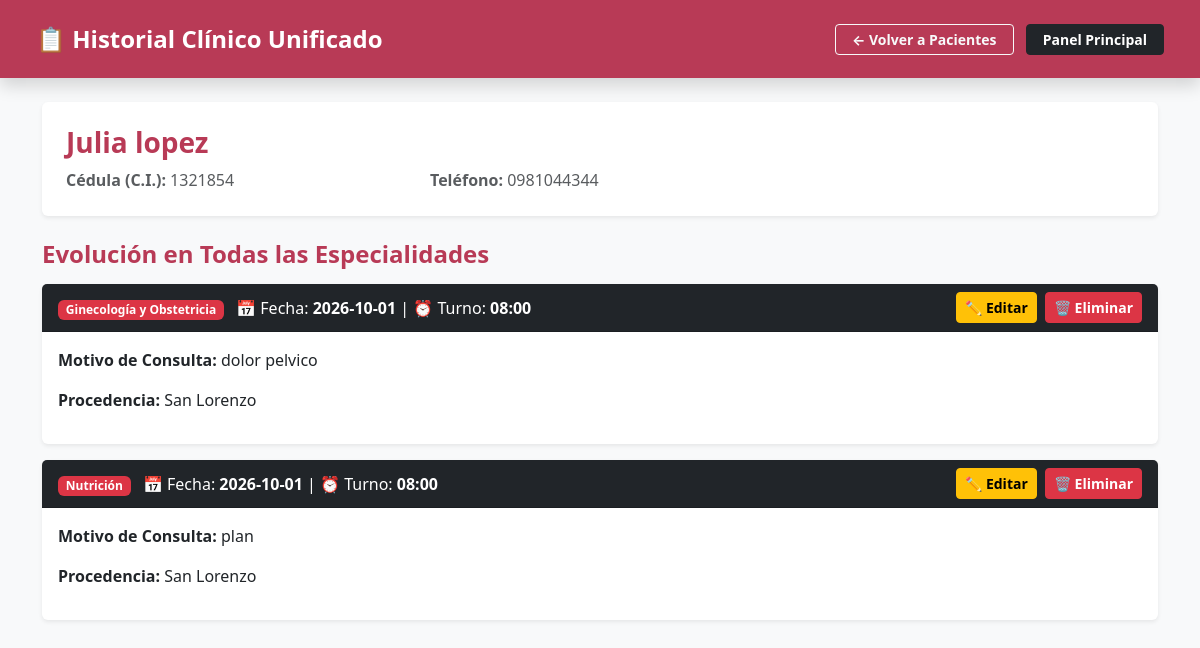
Page /historial_paciente/1 (signed in) on the committed database.
### tables this page shows
CREATE TABLE pacientes (
                id INTEGER PRIMARY KEY AUTOINCREMENT,
                nombre TEXT,
                cedula TEXT,
                telefono TEXT,
                fecha_nacimiento TEXT
            );

CREATE TABLE f_ginecologia (
                id INTEGER PRIMARY KEY AUTOINCREMENT, paciente_id INTEGER, fecha_consulta TEXT, hora_turno TEXT, estado TEXT DEFAULT 'Agendado', motivo TEXT, procedencia TEXT, medio_llegada TEXT,
                fum TEXT, fpp TEXT, edad_gestacional TEXT, gestas INTEGER, partos INTEGER, cesareas INTEGER, abortos INTEGER, mac TEXT, 
                menarca TEXT, antecedentes_quirurgicos TEXT,
                presion_arterial TEXT, altura_uterina TEXT, fcf TEXT, peso TEXT, citologia TEXT, colposcopia TEXT, mamografia TEXT, 
                informe_ecografia TEXT, vacunas TEXT, examen_fisico TEXT, antecedentes_personales TEXT, antecedentes_familiares TEXT, 
                diagnostico TEXT, receta TEXT, indicaciones TEXT, laboratorio TEXT, estudios TEXT, fecha_registro TEXT
            );

CREATE TABLE f_nutricion (
                id INTEGER PRIMARY KEY AUTOINCREMENT, paciente_id INTEGER, fecha_consulta TEXT, hora_turno TEXT, estado TEXT DEFAULT 'Agendado', motivo TEXT, procedencia TEXT, medio_llegada TEXT,
                peso REAL, talla REAL, imc REAL, circunferencia_abdominal TEXT, 
                puntuacion_corporal TEXT, distancia_objetivo TEXT, tipo_cuerpo TEXT, estado_nutricion TEXT,
                porcentaje_grasa TEXT, masa_muscular TEXT, grasa_visceral TEXT, agua_corporal TEXT, 
                masa_osea TEXT, bmr TEXT, masa_grasa TEXT, musculo_esqueletico TEXT, 
                masa_agua TEXT, peso_ideal TEXT, masa_magra TEXT, edad_corporal TEXT, 
                control_peso TEXT, control_grasas TEXT, control_muscular TEXT, 
                porcentaje_proteinas TEXT, grasa_subcutanea TEXT, frecuencia_cardiaca TEXT,
                plan_nutricional TEXT, antecedentes_personales TEXT, antecedentes_familiares TEXT, 
                receta TEXT, indicaciones TEXT, laboratorio TEXT, estudios TEXT, fecha_registro TEXT
            );

### app.py (the view)
@app.route('/historial_paciente/<int:paciente_id>')
def historial_paciente(paciente_id):
  if 'user_id' not in session:
    return redirect(url_for('login'))
  if session.get('rol') == 'secretaria':
    return redirect(url_for('index'))
  with get_db_connection() as conn:
    paciente = conn.execute(
        'SELECT * FROM pacientes WHERE id = ?', (paciente_id,)
    ).fetchone()
    if not paciente:
      return redirect(url_for('pacientes'))
    cedula = paciente['cedula']
    if cedula:
      mismos_pacientes = conn.execute(
          'SELECT id FROM pacientes WHERE cedula = ?', (cedula,)
      ).fetchall()
      paciente_ids = [row['id'] for row in mismos_pacientes]
    else:
      paciente_ids = [paciente_id]
    placeholders = ','.join(['?'] * len(paciente_ids))
    historial = []
    tablas = [
        ('Ginecología y Obstetricia', 'f_ginecologia'),
        ('Clínica Médica', 'f_clinica'),
        ('Pediatría', 'f_pediatria'),
        ('Cardiología', 'f_cardiologia'),
        ('Psicología Clínica', 'f_psicologia'),
        ('Traumatología', 'f_traumatologia'),
        ('Nutrición', 'f_nutricion'),
        ('Otros Servicios', 'f_otros'),
    ]
    for nombre_esp, tabla in tablas:
      query = f'SELECT *, ? as especialidad, ? as nombre_tabla FROM {tabla} WHERE paciente_id IN ({placeholders})'
      params = [nombre_esp, tabla] + paciente_ids
      registros = conn.execute(query, params).fetchall()
      historial.extend(registros)
    historial = sorted(
        historial,
        key=lambda x: x['fecha_consulta'] if x['fecha_consulta'] else '',
        reverse=True,
    )
  return render_template(
      'historial_compartido.html',
      paciente=paciente,
      historial=historial,
      rol=session.get('rol'),
      username=session.get('username'),
  )

### app.py (called while the page is built)
def get_db_connection():
  conn = sqlite3.connect(DB_PATH)
  conn.row_factory = sqlite3.Row
  try:
    conn.execute('PRAGMA journal_mode=WAL;')
  except Exception:
    pass
  return conn

### templates/historial_compartido.html (shortened to what this page needs)
<!DOCTYPE html>
<html lang="es">
<head>
    <link href="https://cdn.jsdelivr.net/npm/bootstrap@5.3.0/dist/css/bootstrap.min.css" rel="stylesheet">
</head>
<body class="bg-light">
    <nav class="navbar navbar-dark bg-sanitas shadow px-4 py-3">
        <div class="container-fluid d-flex justify-content-between align-items-center">
            <span class="navbar-brand text-white fw-bold fs-4">📋 Historial Clínico Unificado</span>
            <div>
                <a href="/pacientes" class="btn btn-outline-light btn-sm fw-bold px-3 me-2">← Volver a Pacientes</a>
                <a href="/" class="btn btn-dark btn-sm fw-bold px-3">Panel Principal</a>
            </div>
        </div>
    </nav>
    <div class="container mt-4 mb-5">
        <div class="card shadow-sm border-0 mb-4 bg-white">
            <div class="card-body p-4">
                <h3 class="text-sanitas fw-bold">{{ paciente.nombre }}</h3>
                <div class="row text-muted mt-2">
                    <div class="col-md-4"><strong>Cédula (C.I.):</strong> {{ paciente.cedula if paciente.cedula else 'No registrada' }}</div>
                    <div class="col-md-4"><strong>Teléfono:</strong> {{ paciente.telefono if paciente.telefono else 'Sin teléfono' }}</div>
                </div>
            </div>
        </div>
        <h4 class="text-sanitas fw-bold mb-3">Evolución en Todas las Especialidades</h4>
        {% for reg in historial %}
        <div class="card shadow-sm border-0 mb-3 bg-white">
            <div class="card-header bg-dark text-white d-flex justify-content-between align-items-center py-2">
                <div>
                    <span class="badge bg-danger me-2">{{ reg.especialidad }}</span>
                    <span>📅 Fecha: <strong>{{ reg.fecha_consulta }}</strong> | ⏰ Turno: <strong>{{ reg.hora_turno }}</strong></span>
                </div>
                <div>
                    <a href="/editar_registro/{{ reg.nombre_tabla }}/{{ reg.id }}" class="btn btn-warning btn-sm fw-bold px-2 py-1 me-1">✏️ Editar</a>
                    <form action="/eliminar_registro/{{ reg.nombre_tabla }}/{{ reg.id }}" method="POST" class="d-inline" onsubmit="return confirm('¿Está seguro de eliminar este registro clínico?');">
                        <button type="submit" class="btn btn-danger btn-sm fw-bold px-2 py-1">🗑️ Eliminar</button>
                    </form>
                </div>
            </div>
            <div class="card-body">
                <p><strong>Motivo de Consulta:</strong> {{ reg.motivo }}</p>
                {% if reg.procedencia %}
                <p><strong>Procedencia:</strong> {{ reg.procedencia }}</p>
                {% endif %}
            </div>
        </div>
        {% else %}
        <div class="alert alert-info text-center py-4" role="alert">
            Este paciente aún no registra consultas médicas previas en el sistema.
        </div>
        {% endfor %}
    </div>
</body>
</html>

### templates/historial_compartido.html (style rules this page uses)
.bg-sanitas { background-color: #b83a56 !important; }
.text-sanitas { color: #b83a56 !important; }

### rows in the picture
pacientes: nombre "Julia lopez", cedula "1321854", telefono "0981044344"
f_ginecologia: especialidad "Ginecología y Obstetricia", fecha_consulta "2026-10-01", hora_turno "08:00", motivo "dolor pelvico", procedencia "San Lorenzo"
f_nutricion: especialidad "Nutrición", fecha_consulta "2026-10-01", hora_turno "08:00", motivo "plan", procedencia "San Lorenzo"
